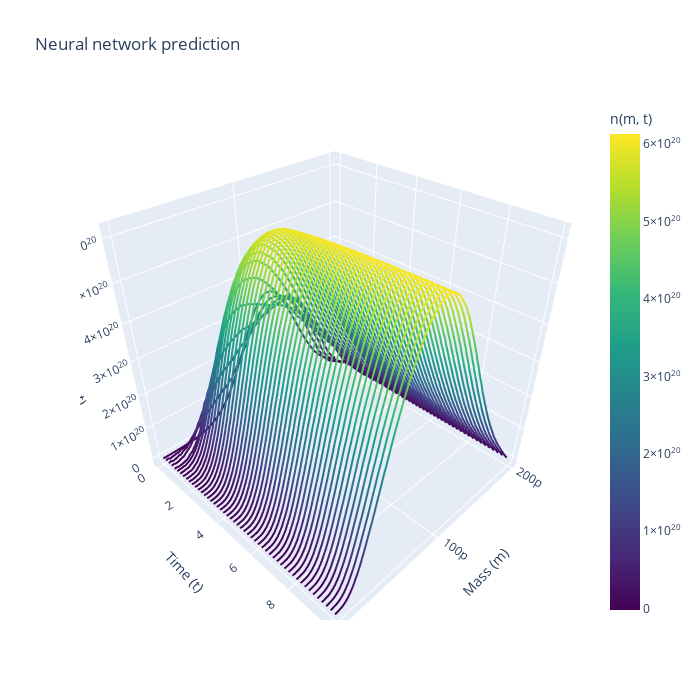

Notebook code cell kept with this figure:
### Code cell
# #prediction step
# state_dict = torch.load(r"classic_NN_integro_diff_batch_2000_epoch_relu_5_layer_128.pth")
# model.load_state_dict(state_dict)
n0=Dataset_validation[0]["n"][:,0]
S0 =Dataset_validation[0]["initial_substrate"]
N_nn,S_nn = rollout(model=model, n0=n0, s0=S0, steps=T-1, n_max=n_max, S_max=S_max,return_numpy=True)

plot_spaghetti(m=m,t=torch.linspace(0,10,T),N=N_nn,title="Neural network prediction")
biomass_nn  = (N_nn  * m.numpy()[:,None]).sum(axis=0) * delta_m.numpy()
plt.plot(t_eval,biomass_nn,label="Neural Network Biomass")
plt.plot(t_eval,S_nn,label="Neural Network Substrate")
# torch.save(model.state_dict(), 'classic_NN_integro_diff_batch_2000_epoch_relu_5_layer_128.pth')
